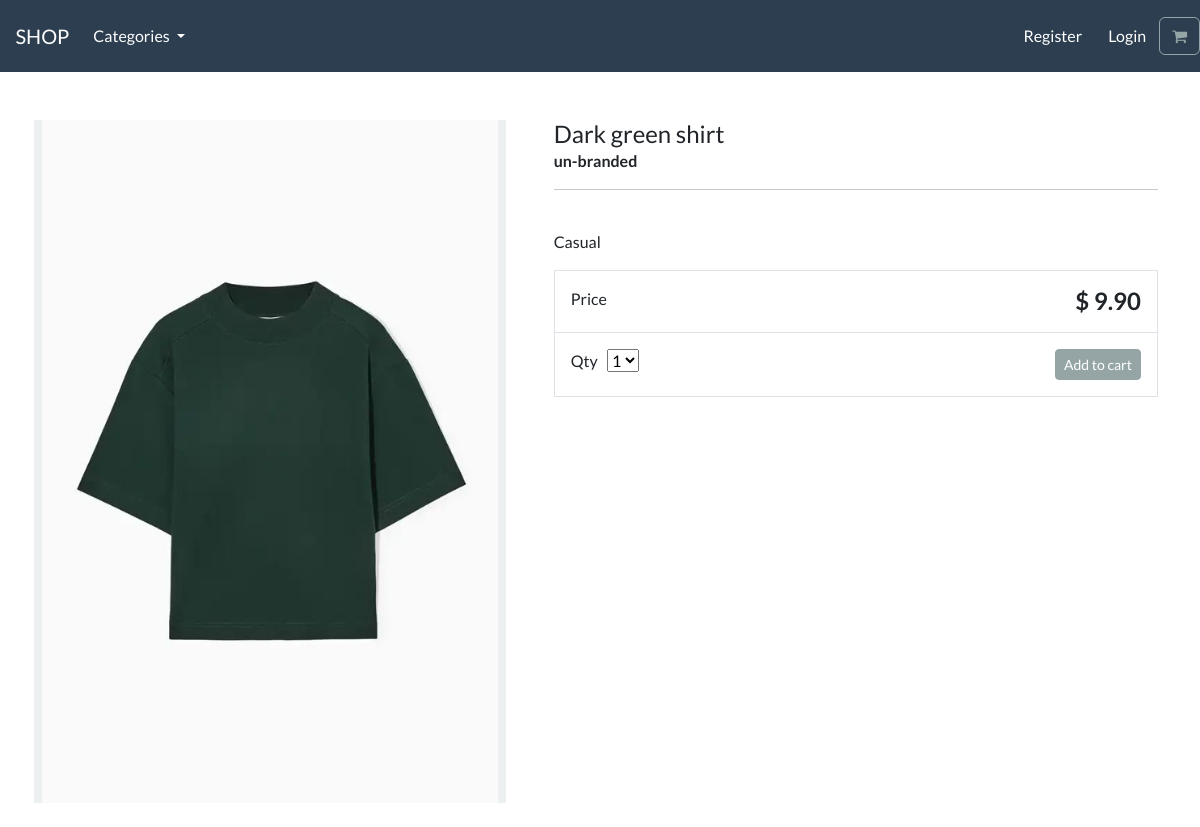
The page /product/dark-green-shirt on the database its author committed.
### store/models.py (models this page shows, shortened)
class Product(models.Model):
    category = models.ForeignKey(Category, related_name='product', on_delete=models.CASCADE, null=True)
    title = models.CharField(max_length=250)
    brand = models.CharField(max_length=250, default='un-branded')
    description = models.TextField(blank=True)
    slug = models.SlugField(max_length=255)
    price = models.DecimalField(max_digits=4, decimal_places=2)
    image = models.ImageField(upload_to='images/')
    class Meta:
        verbose_name_plural = 'products'

### store/views.py (the view)
# urls.py: path('product/<slug:product_slug>', views.product_info, name='product-info'),
def product_info(request, product_slug):
    product = get_object_or_404(Product, slug=product_slug)
    context = {'product': product}
    return render(request, 'store/product-info.html', context)

### cart/context_processors.py (called while the page is built)
def cart(request):
    return {'cart': Cart(request)}

### store/models.py (called while the page is built)
    def get_absolute_url(self):
        return reverse('list-category', args=[self.slug])

### store/views.py (called while the page is built)
def categories(request):
    all_categories = Category.objects.all()
    return {'all_categories': all_categories}

### store/templates/store/product-info.html (shortened to what this page needs)
{% extends "./base.html" %}
{% load static %}
{% block content %}
<div class="container">
    <main class="pt-5">
        <div class="row g-3">
            <div class="col-md-5 col-lg-5 order-md-first bg-light">
                <img class="img-fluid mx-auto d-block" alt="Responsive image" src="{{ product.image.url }}">
            </div>
            <div class="col-md-7 col-lg-7 ps-md-3 ps-lg-5">
                <h1 class="mb-0 h4"> {{ product.title }}  </h1>
                <strong> {{ product.brand }} </strong>
                <hr>
                <br>
                <p> {{ product.description }} </p>
                <div class="border">
                    <div class="col border-bottom">
                        <div class="row p-3">
                            <div class="col-6"> Price </div>
                            <div class="col-6 text-end"><span class="h4 fw-bold">$ {{ product.price }} </span></div>
                        </div>
                    </div>
                    <div class="col">
                        <div class="row p-3">
                            <div class="col-6">
                                <label for="select">Qty</label>
                                <select id="select">
                                    <option value="1">1</option>
                                </select>
                            </div>
                            <div class="col-6 text-end">
                                <button type="button" id="add-button" value="" class="btn btn-secondary btn-sm">
                                Add to cart
                                </button>
                            </div>
                        </div>
                    </div>
                </div>
            </div>
        </div>
    </main>
    <br>
</div>
{% endblock %}

### rows shown on the page
Product: image (picture), title "Dark green shirt", brand "un-branded", description "Casual", price "9.90"
